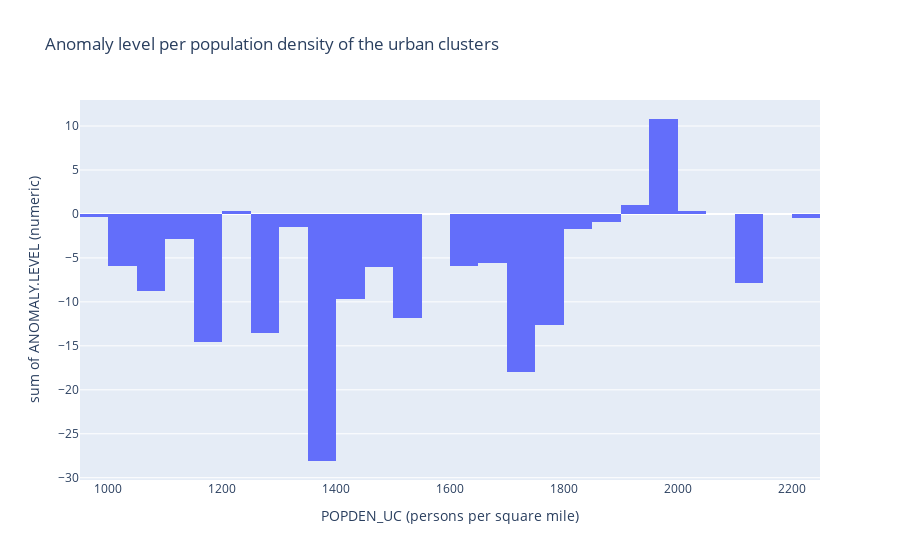

Notebook source saved alongside this figure:
### Code cell
pow_outage.hist(x = 'POPDEN_UC (persons per square mile)', y = 'ANOMALY.LEVEL (numeric)', title = 'Anomaly level per population density of the urban clusters')

### Figure 1 — Plotly figure (JSON) as saved in the notebook; plotly's stock layout.template omitted (floating-point values rounded to 4 significant figures; data arrays with more than 128 entries replaced by an {"elided": "..."} marker saying what was removed)
{"data": [{"alignmentgroup": "True", "bingroup": "x", "histfunc": "sum", "hovertemplate": "POPDEN_UC (persons per square mile)=%{x}<br>sum of ANOMALY.LEVEL (numeric)=%{y}<extra></extra>", "legendgroup": "", "marker": {"color": "#636efa", "pattern": {"shape": ""}}, "name": "", "offsetgroup": "", "orientation": "v", "showlegend": false, "type": "histogram", "x": {"elided": "1534 float values"}, "xaxis": "x", "y": {"elided": "1534 float values"}, "yaxis": "y"}], "layout": {"barmode": "relative", "legend": {"tracegroupgap": 0}, "title": {"text": "Anomaly level per population density of the urban clusters"}, "xaxis": {"anchor": "y", "domain": [0, 1], "title": {"text": "POPDEN_UC (persons per square mile)"}}, "yaxis": {"anchor": "x", "domain": [0, 1], "title": {"text": "sum of ANOMALY.LEVEL (numeric)"}}}}
